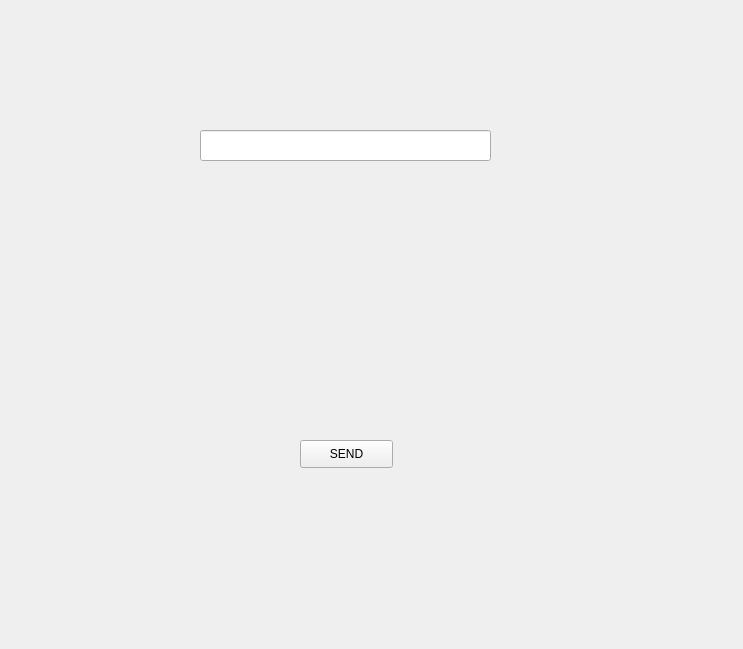
<?xml version="1.0" encoding="UTF-8"?>
<ui version="4.0">
 <class>OpTrigonometriceClass</class>
 <widget class="QWidget" name="OpTrigonometriceClass">
  <property name="geometry">
   <rect>
    <x>0</x>
    <y>0</y>
    <width>743</width>
    <height>649</height>
   </rect>
  </property>
  <property name="windowTitle">
   <string>OpTrigonometriceClass</string>
  </property>
  <widget class="QPushButton" name="button">
   <property name="geometry">
    <rect>
     <x>300</x>
     <y>440</y>
     <width>93</width>
     <height>28</height>
    </rect>
   </property>
   <property name="text">
    <string>SEND</string>
   </property>
  </widget>
  <widget class="QLineEdit" name="send_mess">
   <property name="geometry">
    <rect>
     <x>200</x>
     <y>130</y>
     <width>291</width>
     <height>31</height>
    </rect>
   </property>
  </widget>
  <widget class="QLabel" name="receive_mess">
   <property name="geometry">
    <rect>
     <x>190</x>
     <y>210</y>
     <width>311</width>
     <height>191</height>
    </rect>
   </property>
   <property name="text">
    <string/>
   </property>
  </widget>
 </widget>
 <layoutdefault spacing="6" margin="11"/>
 <resources/>
 <connections/>
</ui>
